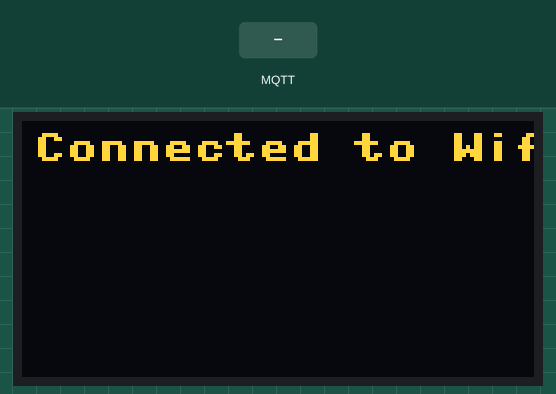
This program was run on a simulated ESP32 board running MicroPython. On the bench: 128×64 one-colour display. Inputs (shaded band) come from the test bench. The OLED is the two-colour kind (top 16 rows yellow); WiFi joins after 1.5 s; no MQTT or app messages arrive unless stated; what the program prints to the serial console is not drawn.

Above: at 1.8 s.
At 3.0 s:
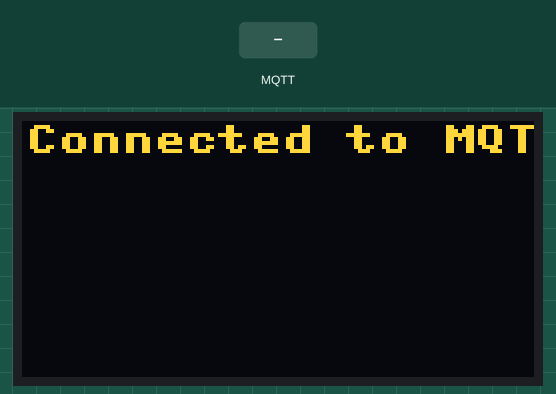
At 4.2 s:
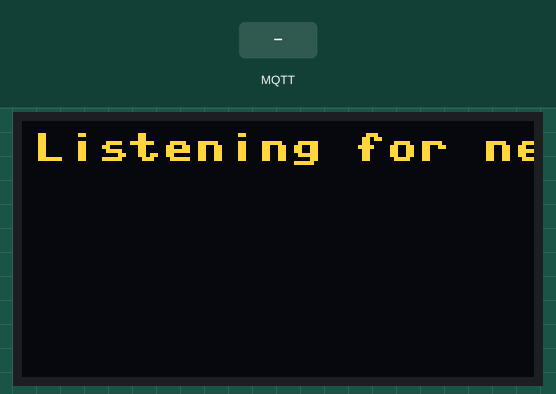
4.3 s: MQTT message "1" arrives on the first subscribed topic
Timing chart, 0 to 7.3 s (numbered marks = the images above; inputs shaded):
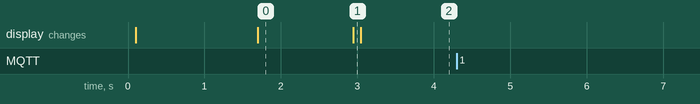

Measured:
- after the input at 4.3 s, every drawn part: stays the same
- what the display in image 0 shows lasts 1.2 s, from 1.7 s to 2.9 s

The program:

main.py
```python
import machine
from umqtt.simple import MQTTClient
import ubinascii
import machine
import time

time.sleep(1)

# Clear Oled and Print new text with error handling in case OLED is disconnected
def print_oled(display_text,x,y):
    try:
        oled.fill(0)
        oled.text(display_text,x,y,1)
        oled.show()
    except:
        print(display_text)


## MQTT config
topic_sub = b'rcv_esp8266'
topic_pub = b'esp8266'
mqtt_server = '192.168.0.2'
client_id = ubinascii.hexlify(machine.unique_id())

def sub_cb(topic, msg):
  print((topic, msg))

def connect_and_subscribe():
  global client_id, mqtt_server, topic_sub
  print(client_id, mqtt_server, topic_sub)
  client = MQTTClient(client_id, mqtt_server,keepalive=30)
  client.set_callback(sub_cb)
  client.connect()
  client.subscribe(topic_sub)
  print_txt = b'Connected to MQTT broker: '+mqtt_server+', subscribed to topic:' + topic_sub
  print(print_txt)
  print_oled(print_txt,1,1)
  return client


def restart_and_reconnect():
  print_txt = 'Failed to connect to MQTT broker. Reconnecting...'
  print(print_txt)
  print_oled(print_txt,3,3)
  time.sleep(10)
  machine.reset()

## MQTT Connect
try:
  client = connect_and_subscribe()
except OSError as e:
  restart_and_reconnect()


# Check for new message every second - Non Blocking
listen_txt = b'Listening for new messages from topic - '+topic_sub
print(listen_txt)
print_oled(listen_txt,3,3)
while True:
  try:
    new_message = client.check_msg()
#    if new_message != 'None':
#        print('New message received :',new_message)
#      client.publish(topic_pub, b'new message received')
    time.sleep(10)
  except OSError as e:
    restart_and_reconnect()
```

boot.py
```python
# This file is executed on every boot (including wake-boot from deepsleep)
import uos, machine
import sys
import gc
import webrepl
import time
import network
import esp
import ssd1306
from machine import Pin, SoftI2C


## OLED Config Ref- https://docs.micropython.org/en/latest/esp8266/tutorial/ssd1306.html#ssd1306
# Connect SCl - D1 SDA -D2 ESP8266//SCL-GPIO 22 SDA GPIO 21 ESP32
# ESP32 Pin assignment
#i2c = SoftI2C(scl=Pin(22), sda=Pin(21))
# ESP8266 Pin Assignment
try:
    i2c = SoftI2C(scl=Pin(5), sda=Pin(4), freq=100000)
    oled_width = 128
    oled_height = 64
    oled = ssd1306.SSD1306_I2C(oled_width, oled_height, i2c)
    oled.fill(0)
except:
    print('OLED display not connected')
## WiFi Config
ssid = 'Ankit'
password = 'Password'

## Wifi Connection
station = network.WLAN(network.STA_IF)
station.active(True)
station.connect(ssid, password)

while station.isconnected() == False:
  pass

print('Connected to Wifi network: ',ssid)
oled.text('Connected to Wifi network: ', 3, 3, 1)
oled.show()
print(station.ifconfig())

## WebREPL run
webrepl.start()
gc.collect()
sys.path.reverse()
# Disable debug output to avoid issues with Webrepl
esp.osdebug(None)
```
